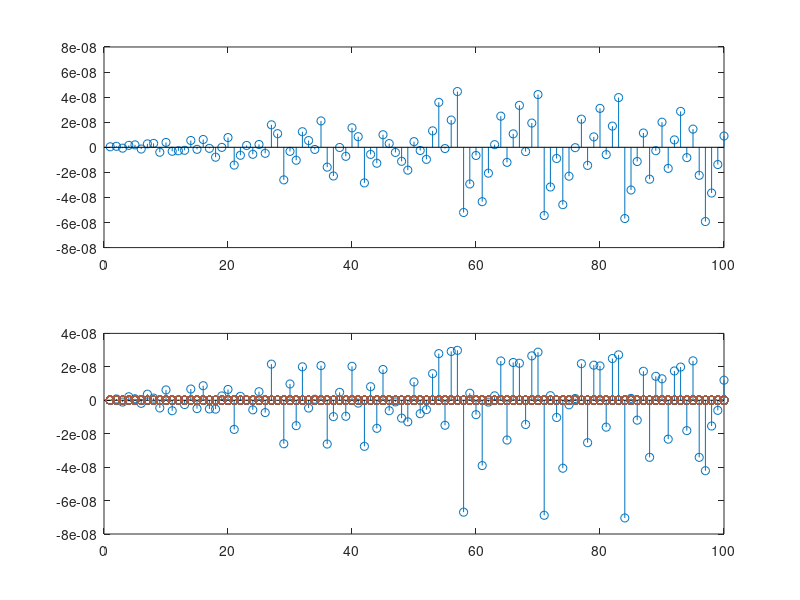

This figure's MATLAB source:
fs = 8000;
fin = 100;
ts = 1/fs;

n = 1:100;
X = (2*pi*fin.*n)./ts;
xn = sin(X);

yn =  zeros(100);

for i=n
    if(i~=1)
       yn(i) = xn(i) - 0.5.*(yn(i-1));
    end
end

subplot(2,1,1);
stem(n,xn);

subplot(2,1,2);
stem(n,yn);